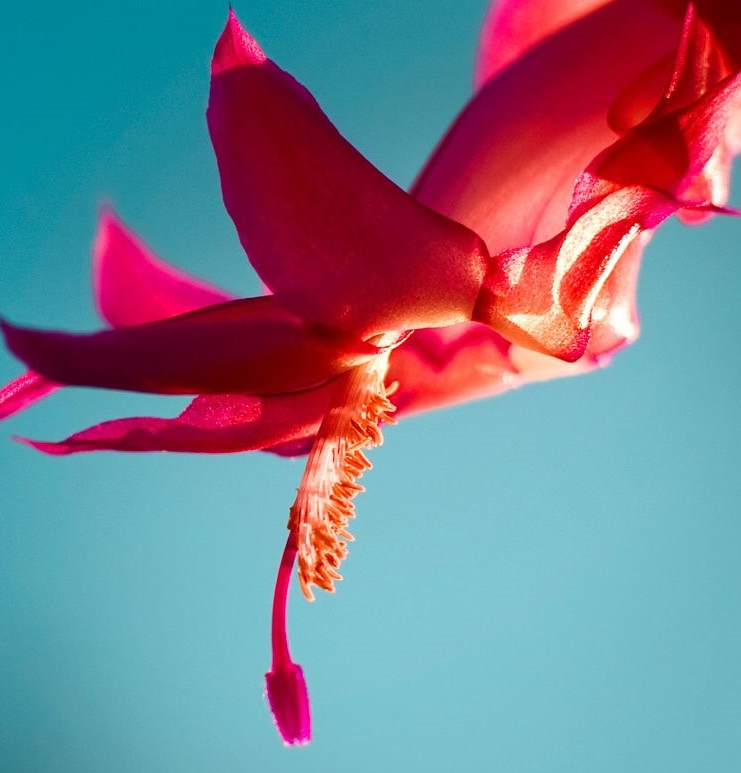
#> input picture Goruntu isleme/ekran.PNG, 741 x 773 px, found by its file name
$ python deneme2.py
#> lines starting #> are read from the running program, lines starting #| are printed output that depends on the picture; after the words box and inside, x2 and y2 are one past the last pixel; in counts of white or black regions, pixels touching at a corner belong together
import numpy as np
import matplotlib.pyplot as plt
import cv2

resim=cv2.cvtColor(cv2.imread("ekran.png"), cv2.COLOR_BGR2GRAY)
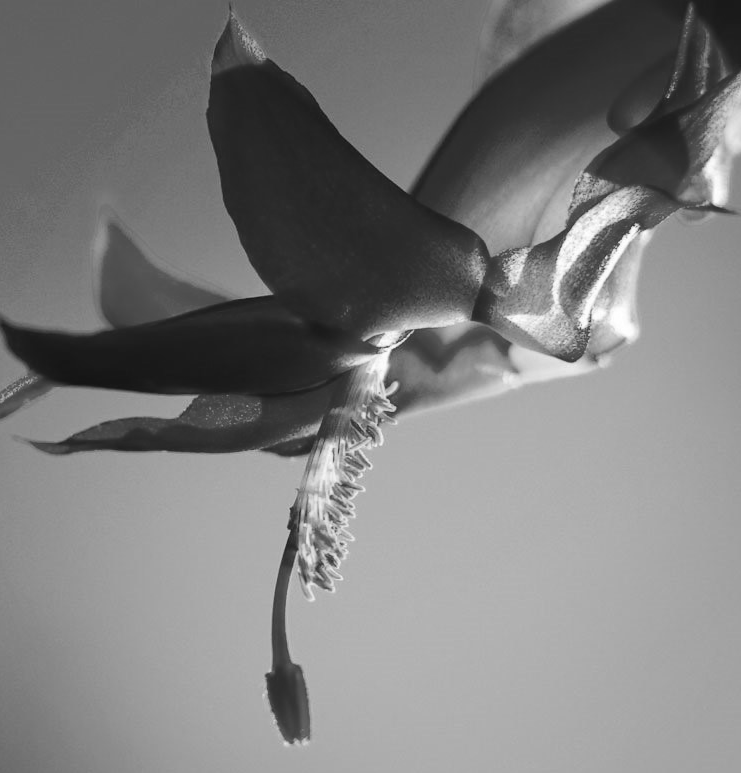
#> resim: shape (773, 741); min 20, max 255, mean 126.3
cv2.imshow("resim", resim)

hist=cv2.calcHist([resim],[0], None, [256], [0,255])
#> hist = 256 values, max 17506 at index 177, min 0 at index 0, mean 2237.4
plt.plot(hist)
plt.show()
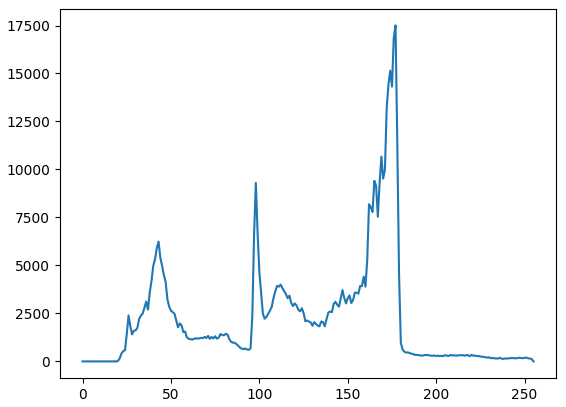
#> figure drawn by matplotlib, 1 panel; curve peaks at x = 177, y = 17506

esik=133 #esik değeri histograma bakarak belirle
sonuc=resim   #threshold fonksiyonunu kullanmadan manuel olarak yapma
sonuc[sonuc<133]=0 #75 den küçük olan değerler 0, büyük olanlar beyaz olur.
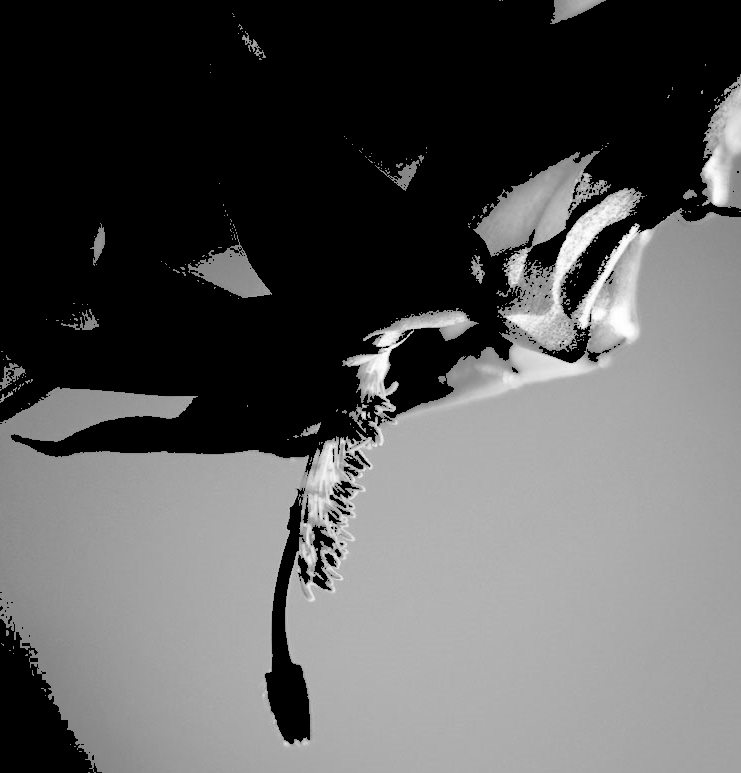
#> sonuc: shape (773, 741); min 0, max 255, mean 89.9
sonuc[(sonuc<133) & (resim<210)]=127
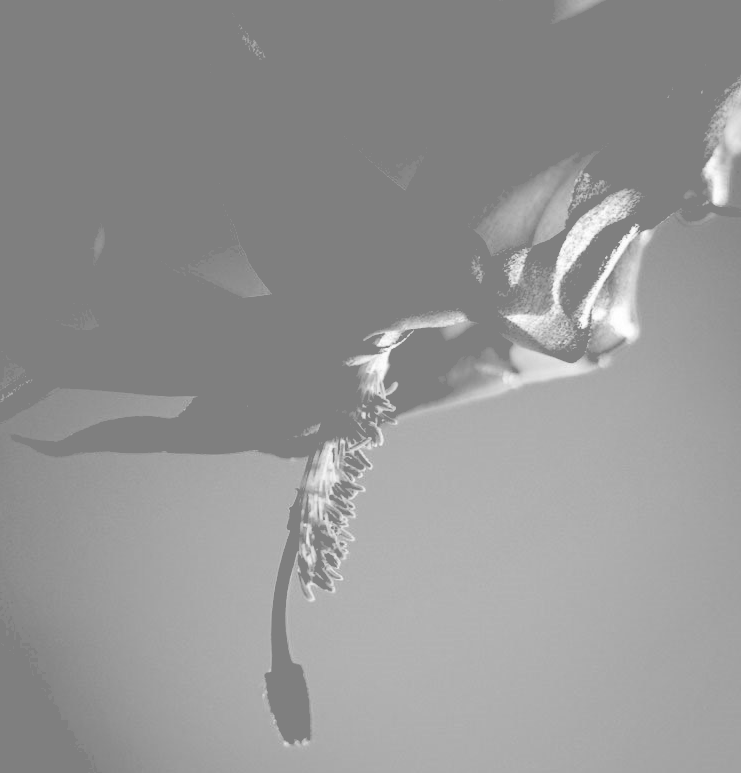
#> sonuc: shape (773, 741); min 127, max 255, mean 148.7
sonuc[sonuc>=210]=255
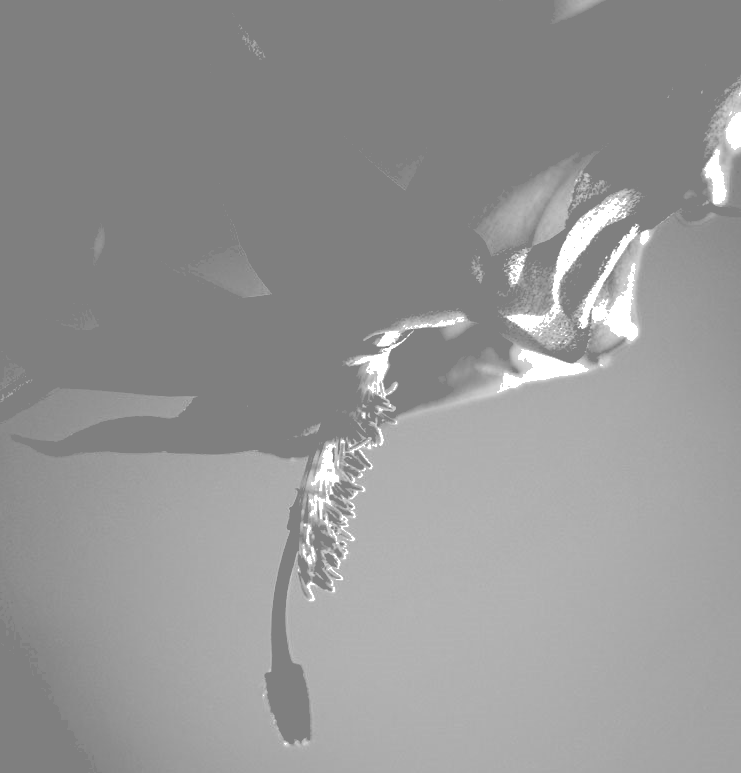
#> sonuc: shape (773, 741); 1.73% of pixels changed, all inside (x1, y1, x2, y2) = (263, 92, 741, 745)


cv2.imshow("sonuc", sonuc)
cv2.waitKey()

$ run again, with Goruntu isleme/cameraman.png copied over Goruntu isleme/ekran.PNG
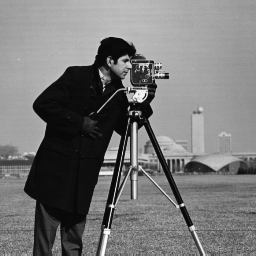
#> input picture Goruntu isleme/cameraman.png, 256 x 256 px, found by its file name
#> hist = 256 values, max 1685 at index 14, min 0 at index 0, mean 256
#> `plt.show()`:
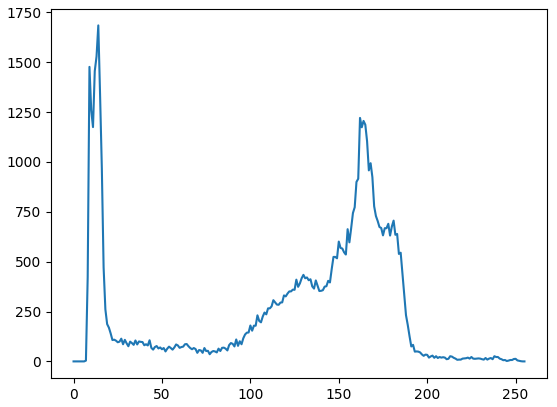
#> figure drawn by matplotlib, 1 panel; curve peaks at x = 14, y = 1685
#> `sonuc[sonuc>=210]=255`:
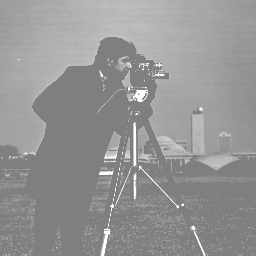
#> sonuc: shape (256, 256); min 127, max 255, mean 148.4

$ run again, with Goruntu isleme/moonlanding.png copied over Goruntu isleme/ekran.PNG
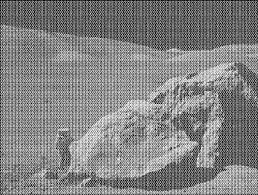
#> input picture Goruntu isleme/moonlanding.png, 258 x 195 px, found by its file name
#> hist = 256 values, max 461 at index 127, min 0 at index 255, mean 196.4
#> `plt.show()`:
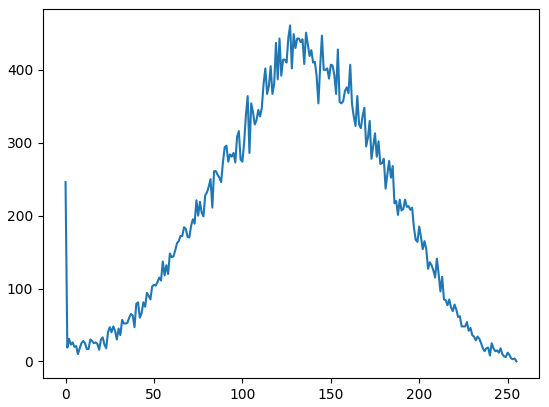
#> figure drawn by matplotlib, 1 panel; curve peaks at x = 127, y = 461
#> `sonuc[sonuc>=210]=255`:
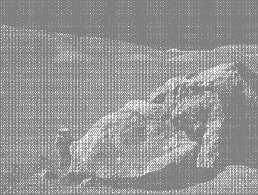
#> sonuc: shape (195, 258); min 127, max 255, mean 149
